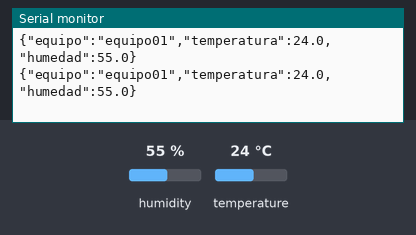
A sketch run on a simulated ESP32. Parts: the last lines printed to the serial monitor. Inputs (shaded band) come from the test bench; at power-on: humidity 55 %, temperature 24 °C.

Above: at 4.8 s.
4.9 s: humidity set to 22 %
At 7.2 s:
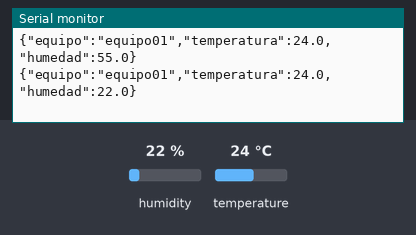
7.9 s: temperature set to 12 °C
At 8.4 s:
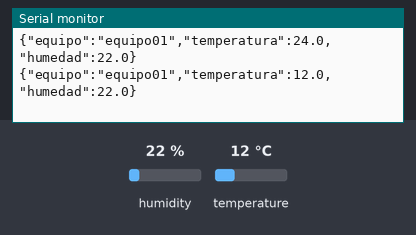
10.9 s: humidity set to 40 %
At 13.2 s:
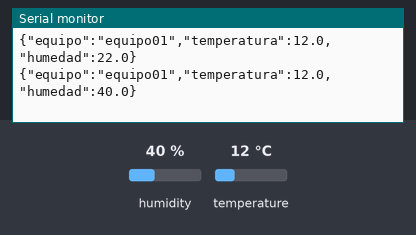
Timing chart, 0 to 14.7 s (numbered marks = the images above; inputs shaded):
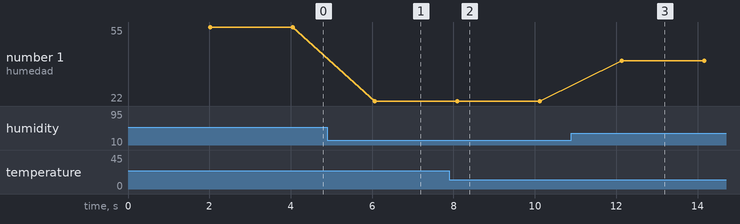

Measured:
- after the input at 4.9 s, the serial monitor: prints a new line after 1.2 s (image 1)
- after the input at 7.9 s, the serial monitor: prints a new line after 0.19 s (image 2)
- after the input at 10.9 s, the serial monitor: prints a new line after 1.2 s (image 3)
- plotted number 1: 55 → 22 after the input at 4.9 s, 22 → 40 after the input at 10.9 s

The sketch:

ESP32_DHT11_MQTT.ino
```cpp
#include "DHT.h"

#define DHTPIN 2
#define DHTTYPE DHT11

DHT dht(DHTPIN, DHTTYPE);

void setup() {
  Serial.begin(9600);
  dht.begin();
}

void loop() {
  delay(2000); // Espera 2 segundos entre lecturas

  float h = dht.readHumidity();
  float t = dht.readTemperature();

  if (isnan(h) || isnan(t)) {
    return;
  }

  // Enviar trama JSON por puerto serie
  Serial.print("{\"equipo\":\"equipo01\",\"temperatura\":");
  Serial.print(t, 1);
  Serial.print(",\"humedad\":");
  Serial.print(h, 1);
  Serial.println("}");
}
```
